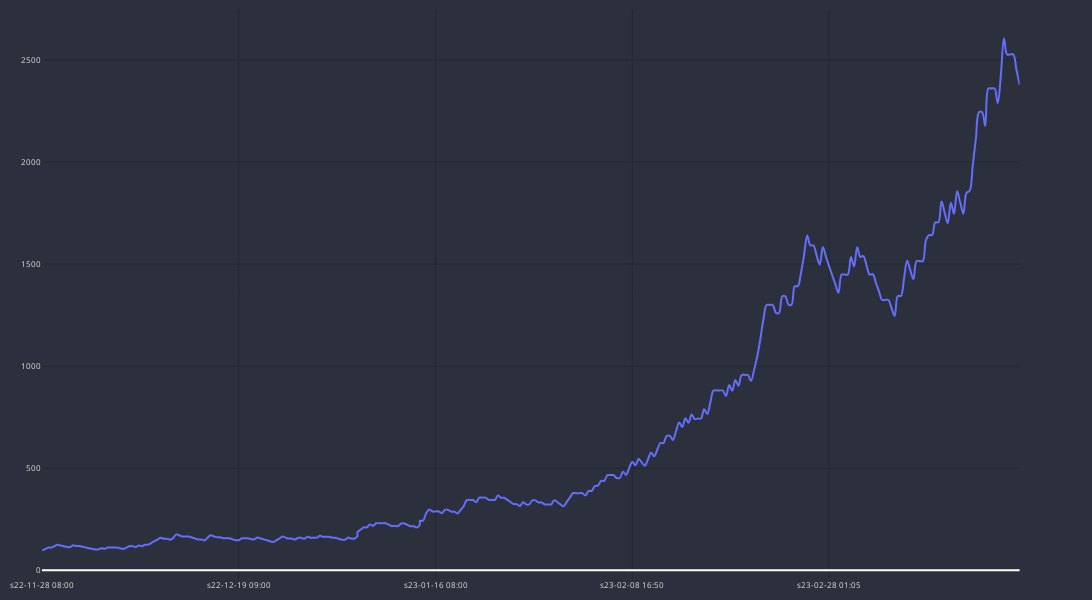

Notebook code for this chart:
### Code cell
df_res_m5_plot = df_res_m5#.loc[:200]
df_res_m5_plot['time'] = df_res_m5_plot['end_time']
cp = CandlePlot(df_res_m5_plot, candles=False)
cp.show_plot(line_traces=['balance'])

### Figure 1 — Plotly figure (JSON) as saved in the notebook; plotly's stock layout.template omitted (floating-point values rounded to 4 significant figures; data arrays with more than 128 entries replaced by an {"elided": "..."} marker saying what was removed)
{"data": [{"line": {"shape": "spline", "width": 2}, "name": "balance", "type": "scatter", "x": {"elided": "316 str values"}, "xaxis": "x", "y": {"elided": "316 float values"}, "yaxis": "y"}], "layout": {"font": {"color": "#e1e1e1", "size": 8}, "height": 600, "margin": {"b": 10, "l": 10, "r": 10, "t": 10}, "paper_bgcolor": "#2c303c", "plot_bgcolor": "#2c303c", "width": 1400, "xaxis": {"anchor": "y", "domain": [0, 0.94], "gridcolor": "#1f292f", "nticks": 5, "rangeslider": {"visible": false}}, "yaxis": {"anchor": "x", "domain": [0, 1], "gridcolor": "#1f292f"}, "yaxis2": {"anchor": "x", "gridcolor": "#1f292f", "overlaying": "y", "side": "right"}}}
